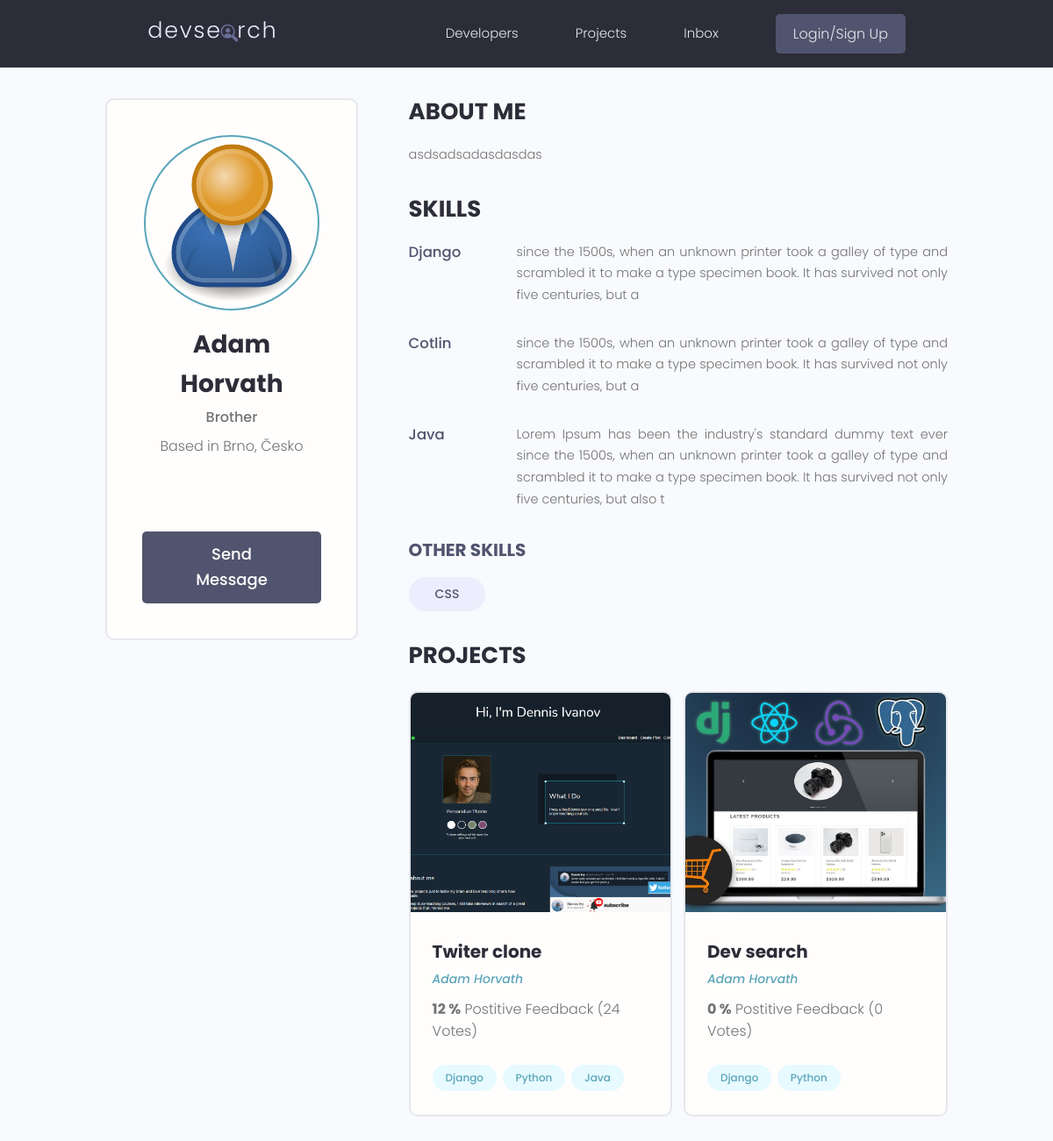
Page /profile/a2541ada-df89-4b52-9fa5-d84b98f62046/ on the earlier database version.
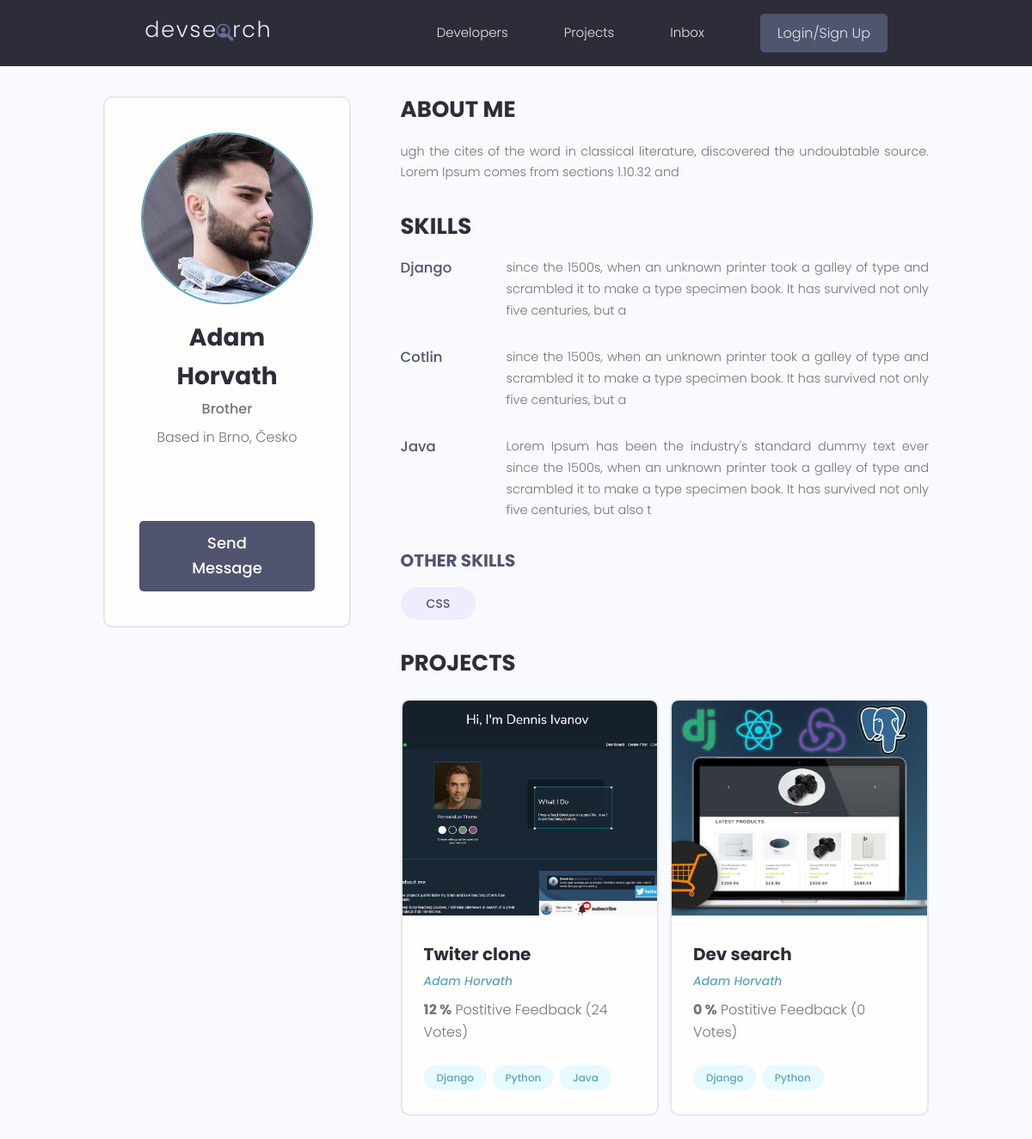
Same page on the later database version.
### users/models.py (models this page shows, shortened)
class Profile(models.Model):
    id = models.UUIDField(default=uuid.uuid4, unique=True,
    primary_key=True, editable=False)
    user = models.OneToOneField(User, on_delete=models.CASCADE, null=True,blank=True)
    name = models.CharField(max_length=200, blank=True, null=True)
    username = models.CharField(max_length=200, blank=True, null=True)
    location = models.CharField(max_length=200, blank=True, null=True)
    email = models.EmailField(max_length=300, null= True, blank=True)
    short_info = models.CharField(max_length=200, blank=True, null=True)
    bio = models.TextField(blank=True, null=True)
    profile_image = models.ImageField(blank=True, null=True, upload_to="profiles/", default="profiles/user-default.png")
    social_github = models.CharField(max_length=200, blank=True, null=True)
    social_twitter = models.CharField(max_length=200, blank=True, null=True)
    social_linkedin = models.CharField(max_length=200, blank=True, null=True)
    social_youtube = models.CharField(max_length=200, blank=True, null=True)
    social_website = models.CharField(max_length=200, blank=True, null=True)
    social_stackoverflow = models.CharField(max_length=200, blank=True, null=True)
    created = models.DateTimeField(auto_now_add=True)

### users/views.py (the view)
# urls.py: path("profile/<str:pk>/", views.profile,name="profile" ),
def profile (request, pk):
    profile= Profile.objects.get(id=pk)
    skills_with_description = profile.skill_set.exclude(description__exact="")
    skills_no_description = profile.skill_set.filter(description="")
    context = {"profile":profile, "skills_no_description":skills_no_description, "skills_with_description":skills_with_description}
    return render(request, "users/user_profile.html", context)

### projects/models.py (called while the page is built)
    def __str__(self):
        return self.name

### users/templates/users/user_profile.html (shortened to what this page needs)
{% extends 'main.html' %}
{% block content %}
<main class="profile my-md">
    <div class="container">
        <div class="layout">
            <div class="column column--1of3">
                <div class="card text-center">
                    <div class="card__body dev">
                        <img class="avatar avatar--xl" src="{{ profile.profile_image.url }}" />
                        <h2 class="dev__name">{{ profile.name }}</h2>
                        <p class="dev__title">{{ profile.short_info }}</p>
                        <p class="dev__location">Based in {{ profile.location }}</p>
                        <ul class="dev__social">
                        </ul>
                        <a href="#" class="btn btn--sub btn--lg">Send Message </a>
                    </div>
                </div>
            </div>
            <div class="column column--2of3">
                <div class="devInfo">
                    <h3 class="devInfo__title">About Me</h3>
                    <p class="devInfo__about">{{profile.bio}}</p>
                </div>
                <div class="devInfo">
                    <h3 class="devInfo__title">Skills</h3>
                    <div class="devInfo__skills">
                        {% for skill in skills_with_description %}
                        <div class="devSkill">
                            <h4 class="devSkill__title">{{ skill.name }}</h4>
                            <p class="devSkill__info">{{ skill.description }}</p>
                        </div>
                        {% endfor %}
                        <h3 class="devInfo__subtitle">Other Skills</h3>
                        <div class="devInfo__otherSkills">
                            {% for skill in skills_no_description %}
                            <span class="tag tag--pill tag--sub tag--lg">
                                <small>{{ skill.name }}</small>
                            </span>
                           {% endfor %}
                        </div>
                    </div>
                </div>
                <div class="devInfo">
                    <h3 class="devInfo__title">Projects</h3>
                    <div class="grid grid--two">
                        {% for project in profile.project_set.all %}
                        <div class="column">
                            <div class="card project">
                                <a href="{% url 'project' project.id %}" class="project">
                                    <img class="project__thumbnail" src="{{ project.featured_image.url }}"
                                        alt="project thumbnail" />
                                    <div class="card__body">
                                        <h3 class="project__title">{{ project.title }}</h3>
                                        <p><a class="project__author" href="{% url 'profile' profile.id %}">{{ project.owner.name }}</a></p>
                                        <p class="project--rating">
                                            <span style="font-weight: bold;">{{ project.vote_ratio }} %</span> Postitive
                                            Feedback ({{ project.vote_total }} Vote{{ project.vote_total|pluralize:"s" }})
                                        </p>
                                        <div class="project__tags">
                                            {% for tag in project.tags.all %}
                                            <span class="tag tag--pill tag--main">
                                                <small>{{ tag }}</small>
                                            </span>
                                            {% endfor %}
                                        </div>
                                    </div>
                                </a>
                            </div>
                        </div>
                        {% endfor %}
                    </div>
                </div>
            </div>
        </div>
    </div>
</main>
{% endblock %}

Differences in the rows shown:
changed Profile "Adam Horvath": profile_image: picture added in place of a placeholder; bio "asdsadsadasdasdas" → "ugh the cites of the word in classical literature, discovered the undoubtable source. Lorem Ipsum comes from sections 1.10.32 and"
